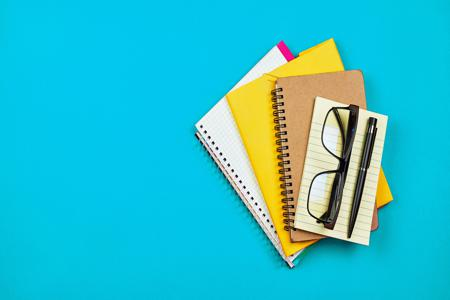
#> input picture photos/small_book.jpg, 450 x 300 px
$ python 1-read_images.py
#> lines starting #> are read from the running program, lines starting #| are printed output that depends on the picture
import cv2 as cv
import numpy as np

book_img = cv.imread('photos/small_book.jpg', 1)
#> book_img is the input picture: shape (300, 450, 3); mean B, G, R 204.2, 191.7, 43.3
# book_img = np.zeros([512,512,3],np.uint8)
book_img = cv.rectangle(book_img, (0, 0), (255, 255), (0, 255, 0), -1)
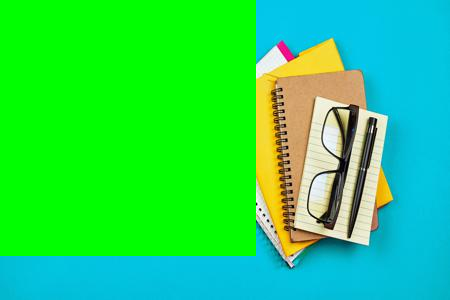
#> book_img: shape (300, 450, 3); mean B, G, R 93.6, 218.8, 34.2
book_img = cv.line(book_img, (0, 0), (255, 255), (255, 0, 0), 10)
book_img = cv.arrowedLine(book_img, (0, 255), (255, 255), (255, 255, 0), 10)
book_img = cv.circle(book_img, (255, 255), 50, (231, 123, 134), -1)
font = cv.FONT_HERSHEY_SIMPLEX
book_img = cv.putText(book_img, 'Drishtant Rai',
                      (3, 125), font, 2.5, (255, 0, 255))
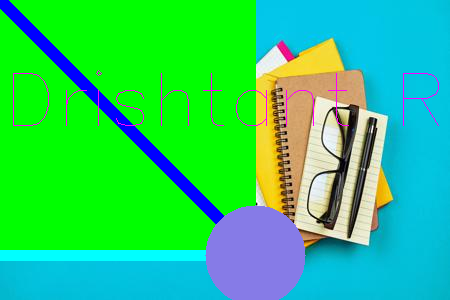
#> book_img: shape (300, 450, 3); mean B, G, R 110.1, 206.2, 40.9
cv.imshow('Book', book_img)
print(book_img)
#> (printed output is left out)

k = cv.waitKey()
#> (key Esc is pressed here)
if k == 27:
    cv.destroyAllWindows()
elif k == ord('s'):
    cv.imwrite("photos/small_book_copy.png", book_img)
    cv.destroyAllWindows()
# this comment is being posted through ranger
